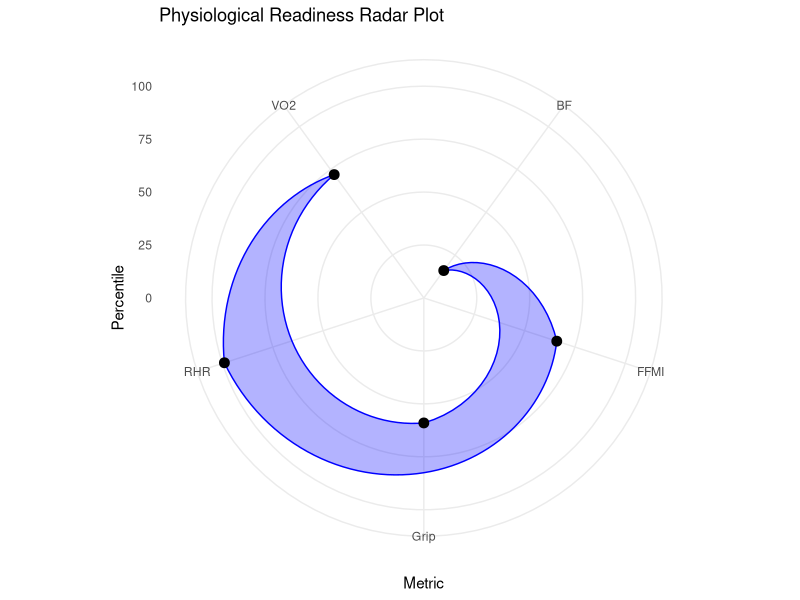

The R script that drew this image:
#additional learning
# creating a radar plaot for a "readiness assessment with fake data"

library(ggplot2)
library(dplyr)
library(tidyr)

#fake data
data <- data.frame(
  VO2 = 52,
  Grip = 55,
  BF = 25,
  FFMI = 20,
  RHR = 40
)

percentile <- function(x, ref) ecdf(ref)(x) * 100

# Example reference 
ref <- data.frame(
  VO2 = rnorm(100, 50, 5),
  Grip = rnorm(100, 50, 10),
  BF = rnorm(100, 20, 5),
  FFMI = rnorm(100, 19, 2),
  RHR = rnorm(100, 65, 10)
)

#normalizing to percentiles to have equal weight
scores <- data.frame(
  VO2 = percentile(data$VO2, ref$VO2),
  Grip = percentile(data$Grip, ref$Grip),
  BF = 100 - percentile(data$BF, ref$BF),   # lower is better
  FFMI = percentile(data$FFMI, ref$FFMI),
  RHR = 100 - percentile(data$RHR, ref$RHR) # lower is better
)

#trying to make a closeed geometric shape
radar_df_closed <- scores %>%
  pivot_longer(cols = everything(),
               names_to = "Metric",
               values_to = "Value")

ggplot(radar_df_closed, aes(x = Metric, y = Value, group = 1)) +
  geom_polygon(fill = "blue", alpha = 0.3, color = "blue") +
  geom_point(size = 3) +
  coord_polar() +
  ylim(0, 100) +
  theme_minimal() +
  labs(title = "Physiological Readiness Radar Plot",
       y = "Percentile")

radar_df_closed$Metric <- factor(
  radar_df_closed$Metric,
  levels = c("VO2", "RHR", "Grip", "FFMI", "BF")
)
